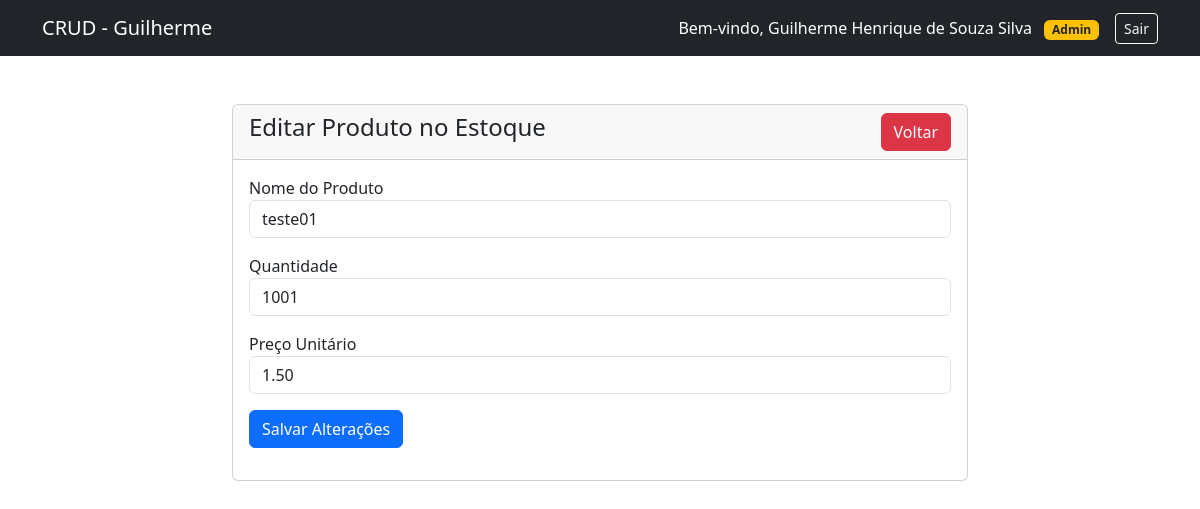
The app's page /estoque-edit.php?id=1 (signed in) with its own data.
### tables this page shows
CREATE TABLE IF NOT EXISTS `estoque` (
  `id` int(11) NOT NULL AUTO_INCREMENT,
  `nome_produto` varchar(100) NOT NULL,
  `quantidade` int(11) NOT NULL DEFAULT 0,
  `preco_unitario` decimal(10,2) NOT NULL,
  PRIMARY KEY (`id`)
);

### estoque-edit.php (the view, shortened to what this page needs)
<?php
require 'conexao.php';
$id = mysqli_real_escape_string($conexao, $_GET['id']);
$sql = "SELECT * FROM estoque WHERE id = '$id'";
$result = mysqli_query($conexao, $sql);
$produto = mysqli_fetch_assoc($result);
?>
<!doctype html>
<html lang="pt-BR">
  <head>
    <link href="https://cdn.jsdelivr.net/npm/bootstrap@5.3.5/dist/css/bootstrap.min.css" rel="stylesheet">
  </head>
  <body>
    <?php include('navbar.php'); ?>
    <div class="container mt-5">
        <div class="row">
            <div class="col-md-8 offset-md-2">
                <div class="card">
                    <div class="card-header">
                        <h4>Editar Produto no Estoque
                            <a href="estoque.php" class="btn btn-danger float-end">Voltar</a>
                        </h4>
                    </div>
                    <div class="card-body">
                        <form action="acoes.php" method="POST">
                            <div class="mb-3">
                                <label>Nome do Produto</label>
                                <input type="text" name="nome_produto" class="form-control" value="<?= htmlspecialchars($produto['nome_produto']); ?>" required>
                            </div>
                            <div class="mb-3">
                                <label>Quantidade</label>
                                <input type="number" name="quantidade" class="form-control" value="<?= htmlspecialchars($produto['quantidade']); ?>" required>
                            </div>
                            <div class="mb-3">
                                <label>Preço Unitário</label>
                                <input type="number" step="0.01" name="preco_unitario" class="form-control" value="<?= htmlspecialchars($produto['preco_unitario']); ?>" required>
                            </div>
                            <div class="mb-3">
                                <button type="submit" name="update_estoque" class="btn btn-primary">Salvar Alterações</button>
                            </div>
                        </form>
                    </div>
                </div>
            </div>
        </div>
    </div>
  </body>
</html>

### records on screen
estoque: nome_produto "teste01", quantidade "1001", preco_unitario "1.50"

### other values on screen
$_SESSION['usuario_nome'] "Guilherme Henrique de Souza Silva"
